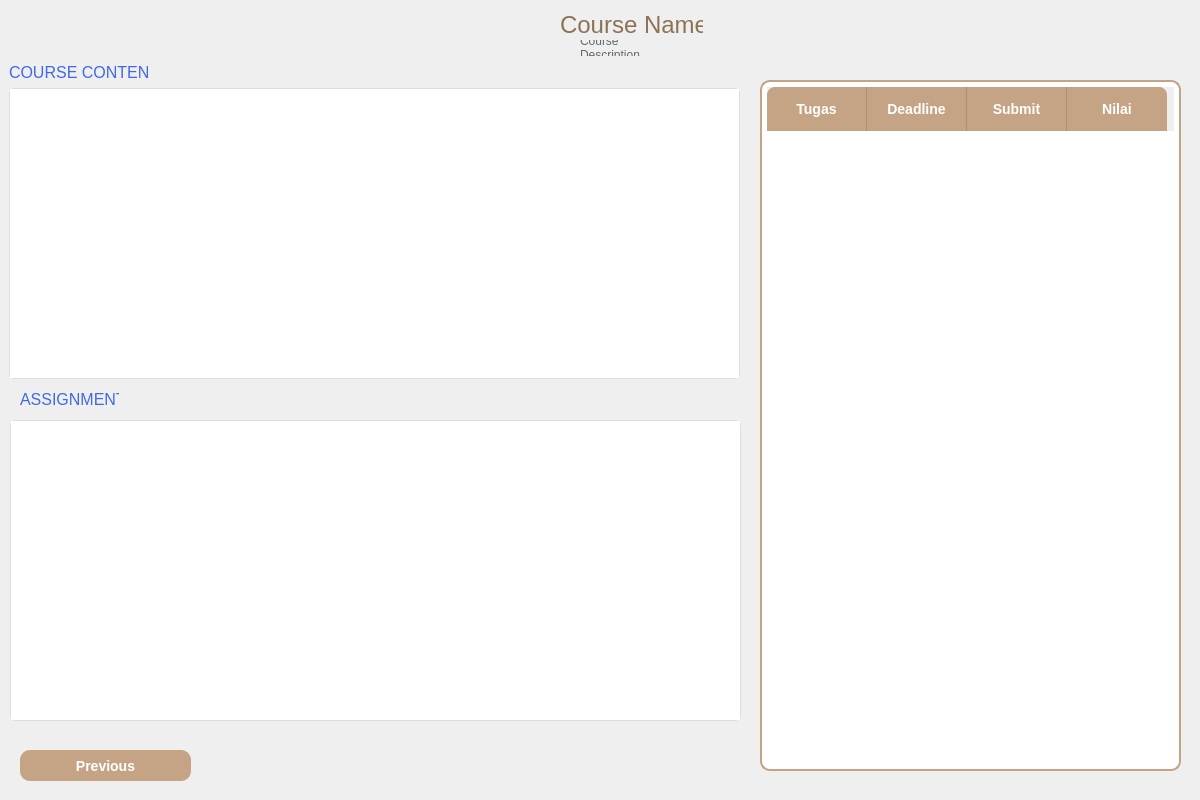
<?xml version="1.0" encoding="UTF-8"?>
<ui version="4.0">
 <class>Form</class>
 <widget class="QWidget" name="Form">
  <property name="geometry">
   <rect>
    <x>0</x>
    <y>0</y>
    <width>1200</width>
    <height>800</height>
   </rect>
  </property>
  <widget class="QLabel" name="labelCourseName">
   <property name="geometry">
    <rect>
     <x>560</x>
     <y>10</y>
     <width>143</width>
     <height>29</height>
    </rect>
   </property>
   <property name="styleSheet">
    <string>font-size: 24px; color: #8B7355;</string>
   </property>
   <property name="text">
    <string>Course Name</string>
   </property>
  </widget>
  <widget class="QLabel" name="labelDescription">
   <property name="geometry">
    <rect>
     <x>580</x>
     <y>40</y>
     <width>90</width>
     <height>16</height>
    </rect>
   </property>
   <property name="styleSheet">
    <string>color: #666;</string>
   </property>
   <property name="text">
    <string>Course Description</string>
   </property>
   <property name="wordWrap">
    <bool>true</bool>
   </property>
  </widget>
  <widget class="QLabel" name="labelContent">
   <property name="geometry">
    <rect>
     <x>9</x>
     <y>63</y>
     <width>139</width>
     <height>19</height>
    </rect>
   </property>
   <property name="styleSheet">
    <string>font-size: 16px; color: #4169E1;</string>
   </property>
   <property name="text">
    <string>COURSE CONTENT</string>
   </property>
  </widget>
  <widget class="QListWidget" name="listContent">
   <property name="geometry">
    <rect>
     <x>9</x>
     <y>88</y>
     <width>731</width>
     <height>291</height>
    </rect>
   </property>
   <property name="styleSheet">
    <string>border: 1px solid #ddd; border-radius: 5px;</string>
   </property>
  </widget>
  <widget class="QLabel" name="labelAssignment">
   <property name="geometry">
    <rect>
     <x>20</x>
     <y>390</y>
     <width>99</width>
     <height>19</height>
    </rect>
   </property>
   <property name="styleSheet">
    <string>font-size: 16px; color: #4169E1;</string>
   </property>
   <property name="text">
    <string>ASSIGNMENT</string>
   </property>
  </widget>
  <widget class="QPushButton" name="btnPrevious">
   <property name="geometry">
    <rect>
     <x>10</x>
     <y>740</y>
     <width>191</width>
     <height>51</height>
    </rect>
   </property>
   <property name="styleSheet">
    <string notr="true">QPushButton#btnPrevious {
    background-color: #C4A484;
    color: white;
    border: none;
    border-radius: 10px;
    padding: 8px 16px;
    margin: 10px;
    font-size: 14px;
    font-weight: bold;
    min-width: 100px;
    max-width: 150px;
}</string>
   </property>
   <property name="text">
    <string>Previous</string>
   </property>
  </widget>
  <widget class="QListWidget" name="listContent_2">
   <property name="geometry">
    <rect>
     <x>10</x>
     <y>420</y>
     <width>731</width>
     <height>301</height>
    </rect>
   </property>
   <property name="styleSheet">
    <string>border: 1px solid #ddd; border-radius: 5px;</string>
   </property>
  </widget>
  <widget class="QTableWidget" name="tableWidget">
   <property name="geometry">
    <rect>
     <x>760</x>
     <y>80</y>
     <width>421</width>
     <height>691</height>
    </rect>
   </property>
   <property name="styleSheet">
    <string notr="true">QTableWidget {
    background-color: #FFFFFF;
    alternate-background-color: #F5F5F5;
    border: 2px solid #C4A484;
    border-radius: 10px;
    padding: 5px;
    gridline-color: #E8D5C4;
}

QTableWidget::item {
    padding: 10px;
    border-bottom: 1px solid #E8D5C4;
}

QTableWidget::item:selected {
    background-color: #E8F3D6;
    color: #8B7355;
}

QHeaderView::section {
    background-color: #C4A484;
    color: white;
    padding: 12px;
    font-weight: bold;
    font-size: 14px;
    border: none;
    border-right: 1px solid #B38B6D;
}

QHeaderView::section:first {
    border-top-left-radius: 8px;
}

QHeaderView::section:last {
    border-top-right-radius: 8px;
    border-right: none;
}

QTableWidget::item:hover {
    background-color: #F0F7E6;
}

/* Scrollbar styling */
QScrollBar:vertical {
    border: none;
    background-color: #F5F5F5;
    width: 10px;
    margin: 0px;
}

QScrollBar::handle:vertical {
    background-color: #C4A484;
    border-radius: 5px;
    min-height: 30px;
}

QScrollBar::handle:vertical:hover {
    background-color: #B38B6D;
}</string>
   </property>
   <column>
    <property name="text">
     <string>Tugas</string>
    </property>
   </column>
   <column>
    <property name="text">
     <string>Deadline</string>
    </property>
   </column>
   <column>
    <property name="text">
     <string>Submit</string>
    </property>
   </column>
   <column>
    <property name="text">
     <string>Nilai</string>
    </property>
   </column>
  </widget>
 </widget>
 <resources/>
 <connections/>
</ui>
